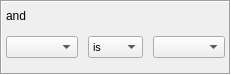
<?xml version="1.0" encoding="UTF-8"?>
<ui version="4.0">
 <class>FilterGroup</class>
 <widget class="QWidget" name="FilterGroup">
  <property name="geometry">
   <rect>
    <x>0</x>
    <y>0</y>
    <width>217</width>
    <height>75</height>
   </rect>
  </property>
  <property name="sizePolicy">
   <sizepolicy hsizetype="Expanding" vsizetype="Minimum">
    <horstretch>0</horstretch>
    <verstretch>0</verstretch>
   </sizepolicy>
  </property>
  <property name="windowTitle">
   <string>Form</string>
  </property>
  <layout class="QVBoxLayout" name="verticalLayout">
   <property name="spacing">
    <number>0</number>
   </property>
   <property name="margin">
    <number>0</number>
   </property>
   <item>
    <widget class="QFrame" name="frame">
     <property name="frameShape">
      <enum>QFrame::Box</enum>
     </property>
     <property name="frameShadow">
      <enum>QFrame::Sunken</enum>
     </property>
     <layout class="QVBoxLayout" name="verticalLayout_2">
      <property name="spacing">
       <number>10</number>
      </property>
      <property name="margin">
       <number>4</number>
      </property>
      <item>
       <layout class="QHBoxLayout" name="horizontalLayout">
        <property name="sizeConstraint">
         <enum>QLayout::SetDefaultConstraint</enum>
        </property>
        <item>
         <widget class="QLabel" name="label">
          <property name="text">
           <string>and</string>
          </property>
         </widget>
        </item>
        <item>
         <spacer name="horizontalSpacer">
          <property name="orientation">
           <enum>Qt::Horizontal</enum>
          </property>
          <property name="sizeHint" stdset="0">
           <size>
            <width>40</width>
            <height>20</height>
           </size>
          </property>
         </spacer>
        </item>
        <item>
         <widget class="QPushButton" name="delete_filter">
          <property name="maximumSize">
           <size>
            <width>16</width>
            <height>16</height>
           </size>
          </property>
          <property name="text">
           <string/>
          </property>
          <property name="icon">
           <iconset resource="../resources.qrc">
            <normaloff>:/icons/resources/delete.png</normaloff>:/icons/resources/delete.png</iconset>
          </property>
          <property name="iconSize">
           <size>
            <width>16</width>
            <height>16</height>
           </size>
          </property>
          <property name="flat">
           <bool>true</bool>
          </property>
         </widget>
        </item>
       </layout>
      </item>
      <item>
       <layout class="QHBoxLayout" name="horizontalLayout_2">
        <item>
         <widget class="QComboBox" name="field">
          <property name="sizePolicy">
           <sizepolicy hsizetype="Preferred" vsizetype="Fixed">
            <horstretch>0</horstretch>
            <verstretch>0</verstretch>
           </sizepolicy>
          </property>
         </widget>
        </item>
        <item>
         <widget class="QComboBox" name="negate">
          <property name="sizePolicy">
           <sizepolicy hsizetype="Fixed" vsizetype="Fixed">
            <horstretch>0</horstretch>
            <verstretch>0</verstretch>
           </sizepolicy>
          </property>
          <property name="maximumSize">
           <size>
            <width>55</width>
            <height>16777215</height>
           </size>
          </property>
          <property name="font">
           <font>
            <pointsize>8</pointsize>
           </font>
          </property>
          <property name="styleSheet">
           <string notr="true">QComboxBox::down-arrow {
  image: url(none);
  border-width: 0px;
}</string>
          </property>
          <property name="minimumContentsLength">
           <number>6</number>
          </property>
          <property name="frame">
           <bool>true</bool>
          </property>
          <item>
           <property name="text">
            <string>is</string>
           </property>
          </item>
          <item>
           <property name="text">
            <string>is not</string>
           </property>
          </item>
         </widget>
        </item>
        <item>
         <widget class="QComboBox" name="value">
          <property name="sizePolicy">
           <sizepolicy hsizetype="Preferred" vsizetype="Fixed">
            <horstretch>0</horstretch>
            <verstretch>0</verstretch>
           </sizepolicy>
          </property>
         </widget>
        </item>
       </layout>
      </item>
      <item>
       <spacer name="verticalSpacer">
        <property name="orientation">
         <enum>Qt::Vertical</enum>
        </property>
        <property name="sizeHint" stdset="0">
         <size>
          <width>20</width>
          <height>0</height>
         </size>
        </property>
       </spacer>
      </item>
     </layout>
    </widget>
   </item>
  </layout>
 </widget>
 <resources>
  <include location="../resources.qrc"/>
 </resources>
 <connections/>
</ui>
